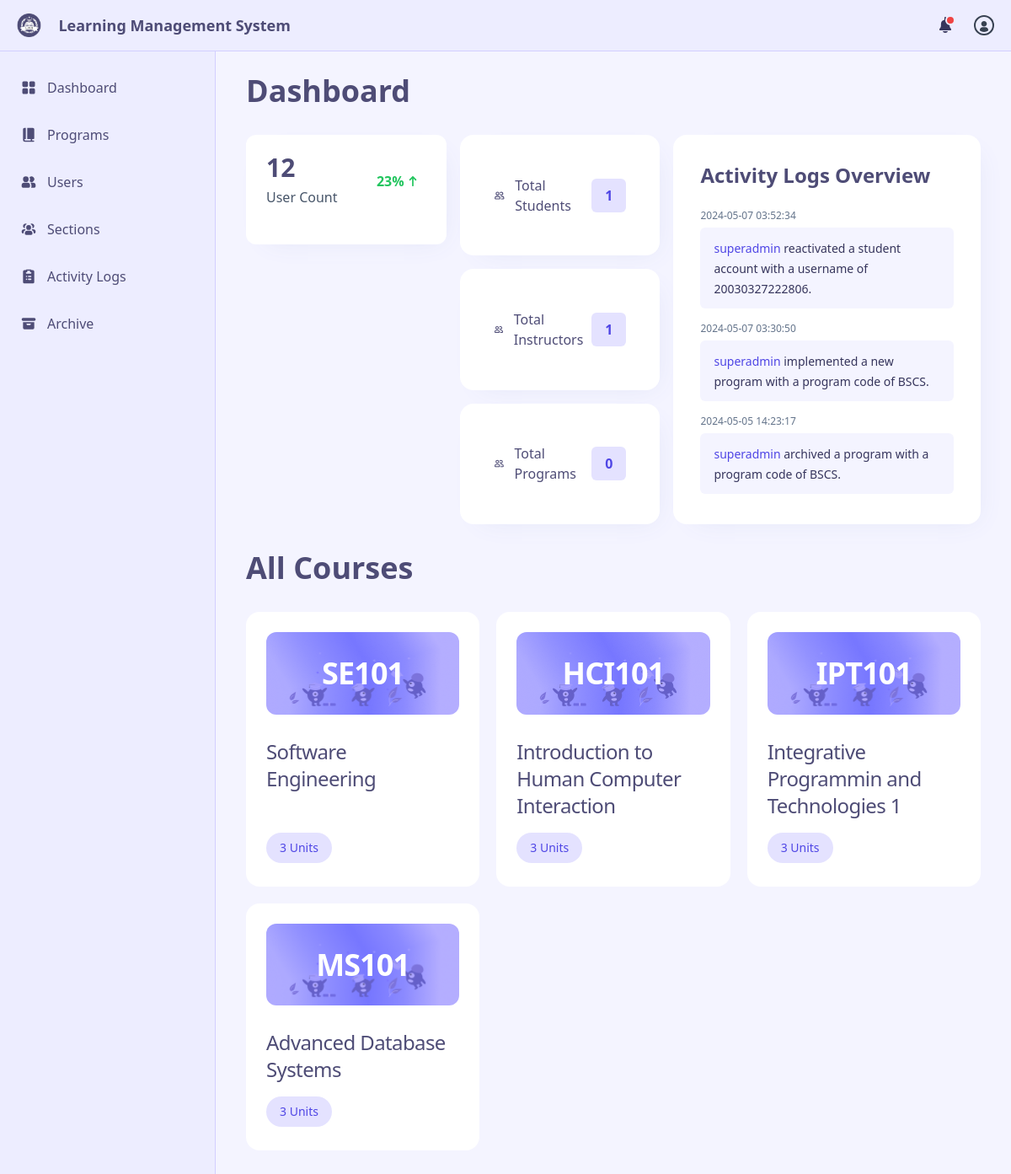
The app's page /admin/home (signed in) with its own data.
### tables this page shows
CREATE TABLE `Logs_Tbl` (
  `LogID` int(11) NOT NULL,
  `Actor` varchar(50) NOT NULL,
  `Privilege` varchar(20) NOT NULL,
  `Action` varchar(255) NOT NULL,
  `Target` varchar(50) NOT NULL,
  `Timestamp` timestamp NOT NULL DEFAULT current_timestamp()
);

### admin/home.php (the view, shortened to what this page needs)
<!DOCTYPE html>
<html lang="en">
<head>
  <script src="https://cdn.tailwindcss.com"></script>
  <script src="https://cdn.tailwindcss.com?plugins=forms,typography,aspect-ratio,line-clamp"></script>
  <link href="https://cdnjs.cloudflare.com/ajax/libs/flowbite/2.3.0/flowbite.min.css" rel="stylesheet" />
  <link rel="stylesheet" href="../assets/style.css">
</head>
<?php
include_once './side-nav-bar.php';
?>
<body class="bg-ghost-white">
  <div class="p-4 sm:ml-64">
    <div class="pt-4 px-5 mt-14">
      <h1 class="font-bold text-4xl text-corn-flower-blue pb-8">Dashboard</h1>
      <div class="grid grid-cols-7 gap-4">
        <div class="col-span-2">
          <div class="w-full h-auto bg-white rounded-xl shadow-[10px_10px_30px_-16px_rgba(224,227,246)] p-4 md:p-6">
            <div class="flex justify-between mb-5">
              <div>
                <h5 class="leading-none text-3xl font-bold text-corn-flower-blue pb-2">12</h5>
                <p class="text-base font-normal text-slate-600">User Count</p>
              </div>
              <div
                class="flex items-center px-2.5 py-0.5 text-base font-semibold text-green-500 dark:text-green-500 text-center">
                23%
                <svg class="w-3 h-3 ms-1" aria-hidden="true" xmlns="http://www.w3.org/2000/svg" fill="none"
                  viewBox="0 0 10 14">
                  <path stroke="currentColor" stroke-linecap="round" stroke-linejoin="round" stroke-width="2"
                    d="M5 13V1m0 0L1 5m4-4 4 4" />
                </svg>
              </div>
            </div>
          </div>
        </div>
        <div class="col-start-3 col-end-5 grid grid-rows-3 gap-4 ">
          <div
            class="bg-white rounded-2xl flex justify-between px-10 items-center shadow-[10px_10px_30px_-16px_rgba(224,227,246)]">
            <div class="inline-flex gap-3 justify-center items-center">
              <span class="font-medium text-md text-corn-flower-blue">Total Students</span>
            </div>
            <?php
            include '../Models/config.php';
            $sql = "SELECT COUNT(*) AS total_students FROM Students_Tbl";
            $result = $conn->query($sql);
            $total_students = 0;
            if ($result->num_rows > 0) {
              while ($row = $result->fetch_assoc()) {
                $total_students = $row['total_students'];
              }
            }
            ?>
            <span
              class="text-neon-blue bg-ghost-lavender px-4 py-2 font-bold rounded-md"><?php echo $total_students; ?></span>
          </div>
          <div
            class="bg-white rounded-2xl flex justify-between px-10 items-center shadow-[10px_10px_30px_-16px_rgba(224,227,246)]">
            <div class="inline-flex gap-3 justify-center items-center">
              <span class="font-medium text-md text-corn-flower-blue">Total Instructors</span>
            </div>
            <?php
            include '../models/config.php';
            $sql = "SELECT COUNT(*) AS total_instructors FROM instructors_tbl";
            $result = $conn->query($sql);
            $total_instructors = 0;
            if ($result->num_rows > 0) {
              while ($row = $result->fetch_assoc()) {
                $total_instructors = $row['total_instructors'];
              }
            }
            ?>
            <span
              class="text-neon-blue bg-ghost-lavender px-4 py-2 font-bold rounded-md"><?php echo $total_instructors; ?></span>
          </div>
          <div
            class="bg-white rounded-2xl flex justify-between px-10 items-center shadow-[10px_10px_30px_-16px_rgba(224,227,246)]">
            <div class="inline-flex gap-3 justify-center items-center">
              <span class="font-medium text-md text-corn-flower-blue">Total Programs</span>
            </div>
            <span class="text-neon-blue bg-ghost-lavender px-4 py-2 font-bold rounded-md">0</span>
          </div>
        </div>
        <div class="col-start-5 col-end-8 h-auto">
          <a href="./admin-activity-logs.php">
            <div
              class="bg-white rounded-2xl drop-shadows transition duration-700 ease-in-out overflow-y-auto border-b-4 border-transparent hover:border-neon-blue h-full flex-col p-8 shadow-[10px_10px_30px_-16px_rgba(224,227,246)] max-h-auto">
              <h1 class="font-bold text-2xl text-corn-flower-blue">Activity Logs Overview</h1>
              <ul class="mt-6 space-y-4 overflow-y-auto max-h-full">
                <?php
                include '../models/config.php';
                $sql = "SELECT * FROM Logs_Tbl ORDER BY timestamp DESC LIMIT 3";
                $result = $conn->query($sql);
                $actionMapping = [
                  "Student Account Archiving" => "archived a student account",
                  "Instructor Account Archiving" => "archived an instructor account",
                  "Admin Account Archiving" => "archived an admin account",
                  "Student Account Registration" => "enrolled a student account",
                  "Instructor Account Registration" => "registered an instructor account",
                  "Admin Account Registration" => "registered an admin account",
                  "Student Account Update" => "updated a student account details",
                  "Instructor Account Update" => "updated an instructor account details",
                  "Admin Account Update" => "updated an admin account details",
                  "Student Account Deactivation" => "deactivated a student account",
                  "Student Account Reactivation" => "reactivated a student account",
                  "Instructor Account Deactivation" => "deactivated an instructor account",
                  "Instructor Account Reactivation" => "reactivated an instructor account",
                  "Admin Account Deactivation" => "deactivated an admin account",
                  "Admin Account Reactivation" => "reactivated an admin account",
                  "Program Implementation" => "implemented a new program",
                  "Program Archiving" => "archived a program",
                ];
                if ($result->num_rows > 0) {
                  while ($row = $result->fetch_assoc()) {
                    $actionSentence = isset($actionMapping[$row["Action"]]) ? $actionMapping[$row["Action"]] : $row["Action"];
                    $phrase = $row["Action"] == "Program Implementation" || $row["Action"] == "Program Archiving" ? "with a program code of" : "with a username of";
                    echo "<li>";
                    echo '<h5 class="text-xs mb-1.5 text-slate-500 font-normal">' . $row["Timestamp"] . "</h5>";
                    echo '<div class="bg-ghost-white py-3 px-4 rounded-md">';
                    echo '<span class="text-deep-koamaru text-sm">';
                    echo '<span class="text-neon-blue font-medium">' . $row["Actor"] . '</span>';
                    echo ' ' . $actionSentence . ' ' . $phrase . ' ' . $row["Target"] . '.';
                    echo '</span>';
                    echo '</div>';
                    echo "</li>";
                  }
                } else {
                  echo '<li><div class="bg-ghost-white py-3 px-4 rounded-md"><span class="text-deep-koamaru text-sm">0 results</span></div></li>';
                }
                ?>
              </ul>
            </div>
          </a>
        </div>
      </div>
      <h1 class="font-bold text-4xl text-corn-flower-blue py-8">All Courses</h1>
      <div class="grid grid-cols-3 gap-5 pb-4">
        <div class="col-span-1">
          <div
            class="relative h-full block p-6 bg-white rounded-2xl hover:shadow-[15px_15px_30px_-3px_rgba(224,227,246)] transition duration-700 ease-in-out col-span-1 overflow-y-auto border-b-4 border-transparent hover:border-neon-blue flex flex-col justify-between">
            <a href="#">
              <div class="relative">
                <img src="../assets/images/course-card-illustration.png" class="rounded-xl w-full"
                  alt="Course Card Illustration" draggable="false">
                <h5
                  class="absolute top-1/2 left-1/2 transform -translate-x-1/2 -translate-y-1/2 mb-3 text-4xl font-bold tracking-tight text-white">
                  SE101</h5>
              </div>
              <h5 class="mt-7 text-2xl font-medium tracking-tight text-corn-flower-blue">Software Engineering</h5>
            </a>
            <div class="flex justify-between items-center mt-4">
              <span
                class="inline-flex items-center bg-ghost-lavender text-neon-blue text-sm font-medium px-4 py-2 rounded-full">
                3 Units
              </span>
            </div>
          </div>
        </div>
        <div class="col-span-1">
          <div
            class="relative h-full block p-6 bg-white rounded-2xl hover:shadow-[15px_15px_30px_-3px_rgba(224,227,246)] transition duration-700 ease-in-out col-span-1 overflow-y-auto border-b-4 border-transparent hover:border-neon-blue flex flex-col justify-between">
            <a href="#">
              <div class="relative">
                <img src="../assets/images/course-card-illustration.png" class="rounded-xl w-full"
                  alt="Course Card Illustration" draggable="false">
                <h5
                  class="absolute top-1/2 left-1/2 transform -translate-x-1/2 -translate-y-1/2 mb-3 text-4xl font-bold tracking-tight text-white">
                  HCI101</h5>
              </div>
              <h5 class="mt-7 text-2xl font-medium tracking-tight text-corn-flower-blue">Introduction to Human Computer
                Interaction</h5>
            </a>
            <div class="flex justify-between items-center mt-4">
              <span
                class="inline-flex items-center bg-ghost-lavender text-neon-blue text-sm font-medium px-4 py-2 rounded-full">
                3 Units
              </span>
            </div>
          </div>
        </div>
        <div class="col-span-1">
          <div
            class="relative h-full block p-6 bg-white rounded-2xl hover:shadow-[15px_15px_30px_-3px_rgba(224,227,246)] transition duration-700 ease-in-out col-span-1 overflow-y-auto border-b-4 border-transparent hover:border-neon-blue flex flex-col justify-between">
            <a href="#">
              <div class="relative">
                <img src="../assets/images/course-card-illustration.png" class="rounded-xl w-full"
                  alt="Course Card Illustration" draggable="false">
                <h5
                  class="absolute top-1/2 left-1/2 transform -translate-x-1/2 -translate-y-1/2 mb-3 text-4xl font-bold tracking-tight text-white">
                  IPT101</h5>
              </div>
              <h5 class="mt-7 text-2xl font-medium tracking-tight text-corn-flower-blue">Integrative Programmin and
                Technologies 1</h5>
            </a>
            <div class="flex justify-between items-center mt-4">
              <span
                class="inline-flex items-center bg-ghost-lavender text-neon-blue text-sm font-medium px-4 py-2 rounded-full">
                3 Units
              </span>
            </div>
          </div>
        </div>
        <div class="col-span-1">
          <div
            class="relative h-full block p-6 bg-white rounded-2xl hover:shadow-[15px_15px_30px_-3px_rgba(224,227,246)] transition duration-700 ease-in-out col-span-1 overflow-y-auto border-b-4 border-transparent hover:border-neon-blue flex flex-col justify-between">
            <a href="#">
              <div class="relative">
                <img src="../assets/images/course-card-illustration.png" class="rounded-xl w-full"
                  alt="Course Card Illustration" draggable="false">
                <h5
                  class="absolute top-1/2 left-1/2 transform -translate-x-1/2 -translate-y-1/2 mb-3 text-4xl font-bold tracking-tight text-white">
                  MS101</h5>
              </div>
              <h5 class="mt-7 text-2xl font-medium tracking-tight text-corn-flower-blue">Advanced Database Systems</h5>
            </a>
            <div class="flex justify-between items-center mt-4">
              <span
                class="inline-flex items-center bg-ghost-lavender text-neon-blue text-sm font-medium px-4 py-2 rounded-full">
                3 Units
              </span>
            </div>
          </div>
        </div>
      </div>
    </div>
  </div>
  <script src="../assets/tailwind.config.js"></script>
</body>
</html>

### records on screen
logs_tbl: Timestamp "2024-05-07 03:52:34", Actor "superadmin", Action "reactivated a student account", Action "with a username of", Target "20030327222806"
logs_tbl: Timestamp "2024-05-07 03:30:50", Actor "superadmin", Action "implemented a new program", Action "with a program code of", Target "BSCS"
logs_tbl: Timestamp "2024-05-05 14:23:17", Actor "superadmin", Action "archived a program", Action "with a program code of", Target "BSCS"

### other values on screen
$total_students "1"
$total_instructors "1"
